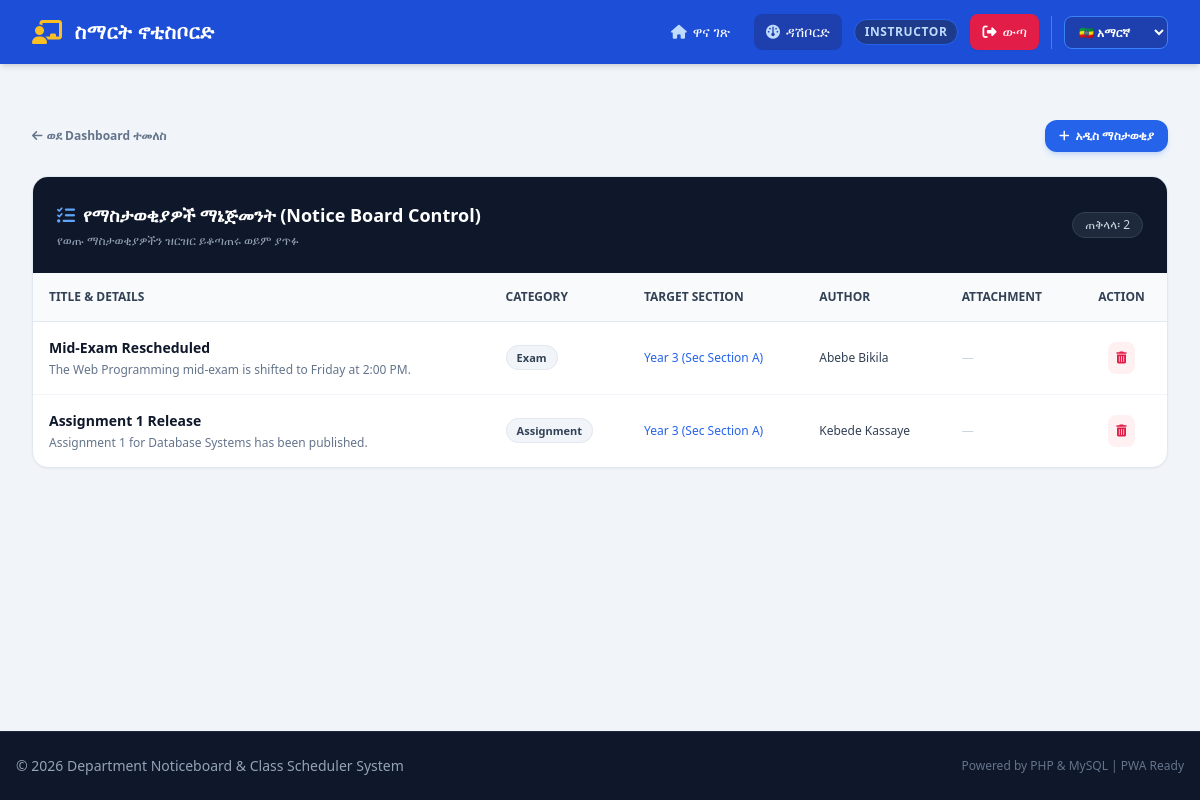
Screenshot of /manage_notices.php (signed in) with the database file from the repository.
### tables this page shows
CREATE TABLE notices (
    id INT AUTO_INCREMENT PRIMARY KEY,
    title VARCHAR(200) NOT NULL,
    content TEXT NOT NULL,
    category ENUM('Exam', 'Assignment', 'Make-up Class', 'General') NOT NULL DEFAULT 'General',
    target_section_id INT NULL,  
    author_id INT NOT NULL,
    attachment_path VARCHAR(255) NULL,
    created_at TIMESTAMP DEFAULT CURRENT_TIMESTAMP,
    FOREIGN KEY (target_section_id) REFERENCES sections(id) ON DELETE CASCADE,
    FOREIGN KEY (author_id) REFERENCES users(id) ON DELETE CASCADE
);

CREATE TABLE sections (
    id INT AUTO_INCREMENT PRIMARY KEY,
    year INT NOT NULL,
    section_name VARCHAR(10) NOT NULL,
    department_id INT NOT NULL,
    FOREIGN KEY (department_id) REFERENCES departments(id) ON DELETE CASCADE
);

CREATE TABLE users (
    id INT AUTO_INCREMENT PRIMARY KEY,
    full_name VARCHAR(100) NOT NULL,
    email VARCHAR(100) NOT NULL UNIQUE,
    password_hash VARCHAR(255) NOT NULL,
    role ENUM('admin', 'instructor') NOT NULL DEFAULT 'instructor',
    department_id INT NULL,
    created_at TIMESTAMP DEFAULT CURRENT_TIMESTAMP,
    FOREIGN KEY (department_id) REFERENCES departments(id) ON DELETE SET NULL
);

### manage_notices.php (the view, shortened to what this page needs)
<?php
require_once 'config/db.php';
$notices = [];
if ($pdo) {
    try {
        $stmt = $pdo->query("SELECT n.*, u.full_name as author_name, s.year, s.section_name
                             FROM notices n
                             JOIN users u ON n.author_id = u.id
                             LEFT JOIN sections s ON n.target_section_id = s.id
                             ORDER BY n.created_at DESC");
        $notices = $stmt->fetchAll();
    } catch (PDOException $e) {
    }
}
include_once 'includes/header.php';
?>
<div class="max-w-6xl mx-auto my-8">
    <div class="flex items-center justify-between mb-6">
        <a href="dashboard.php" class="text-xs font-semibold text-slate-500 hover:text-slate-800 transition flex items-center gap-1">
            <i class="fa-solid fa-arrow-left"></i> ወደ Dashboard ተመለስ
        </a>
        <a href="post_notice.php" class="bg-blue-600 hover:bg-blue-700 text-white font-bold text-xs px-3.5 py-2 rounded-xl transition shadow-md shadow-blue-500/20 flex items-center gap-1.5">
            <i class="fa-solid fa-plus"></i> አዲስ ማስታወቂያ
        </a>
    </div>
    <div class="bg-white rounded-2xl shadow-sm border border-slate-200 overflow-hidden">
        <div class="bg-slate-900 text-white p-6 flex items-center justify-between">
            <div>
                <h2 class="text-lg font-bold flex items-center gap-2">
                    <i class="fa-solid fa-list-check text-blue-400"></i> የማስታወቂያዎች ማኔጅመንት (Notice Board Control)
                </h2>
                <p class="text-slate-400 text-xs mt-1">የወጡ ማስታወቂያዎችን ዝርዝር ይቆጣጠሩ ወይም ያጥፉ</p>
            </div>
            <span class="bg-slate-800 text-slate-300 text-xs px-3 py-1 rounded-full border border-slate-700">
                ጠቅላላ፡ <?= count($notices); ?>
            </span>
        </div>
        <?php if (empty($notices)): ?>
            <div class="p-12 text-center text-slate-500">
                <i class="fa-regular fa-folder-open text-4xl mb-3 text-slate-300"></i>
                <p class="text-sm font-medium">ምንም ማስታወቂያ አልተገኘም።</p>
            </div>
        <?php else: ?>
            <div class="overflow-x-auto">
                <table class="w-full text-left text-xs text-slate-600">
                    <thead class="bg-slate-50 text-slate-700 uppercase font-semibold border-b border-slate-200">
                        <tr>
                            <th class="p-4">Title & Details</th>
                            <th class="p-4">Category</th>
                            <th class="p-4">Target Section</th>
                            <th class="p-4">Author</th>
                            <th class="p-4">Attachment</th>
                            <th class="p-4 text-center">Action</th>
                        </tr>
                    </thead>
                    <tbody class="divide-y divide-slate-100">
                        <?php foreach ($notices as $n): ?>
                            <tr class="hover:bg-slate-50/80 transition">
                                <td class="p-4">
                                    <div class="font-bold text-slate-900 text-sm mb-1"><?= htmlspecialchars($n['title']); ?></div>
                                    <p class="text-slate-500 text-xs line-clamp-1 max-w-md"><?= htmlspecialchars($n['content']); ?></p>
                                </td>
                                <td class="p-4">
                                    <span class="px-2.5 py-1 rounded-full text-[11px] font-semibold bg-slate-100 text-slate-700 border border-slate-200">
                                        <?= htmlspecialchars($n['category']); ?>
                                    </span>
                                </td>
                                <td class="p-4">
                                    <?php if ($n['target_section_id']): ?>
                                        <span class="text-blue-600 font-medium">Year <?= $n['year']; ?> (Sec <?= htmlspecialchars($n['section_name']); ?>)</span>
                                    <?php else: ?>
                                        <span class="text-slate-400 font-medium">ለሁሉም ክፍሎች</span>
                                    <?php endif; ?>
                                </td>
                                <td class="p-4 font-medium text-slate-700"><?= htmlspecialchars($n['author_name']); ?></td>
                                <td class="p-4">
                                    <?php if (!empty($n['attachment_path'])): ?>
                                        <a href="<?= htmlspecialchars($n['attachment_path']); ?>" target="_blank" class="inline-flex items-center gap-1 text-blue-600 hover:underline font-semibold">
                                            <i class="fa-solid fa-paperclip"></i> ፋይል ተመልከት
                                        </a>
                                    <?php else: ?>
                                        <span class="text-slate-300">—</span>
                                    <?php endif; ?>
                                </td>
                                <td class="p-4 text-center">
                                    <a href="manage_notices.php?action=delete&id=<?= $n['id']; ?>"
                                       onclick="return confirm('እርግጠኛ ነዎት ይህ ማስታወቂያ እንዲጠፋ ይፈልጋሉ?');"
                                       class="p-2 bg-rose-50 hover:bg-rose-100 text-rose-600 rounded-lg transition inline-block">
                                        <i class="fa-solid fa-trash-can"></i>
                                    </a>
                                </td>
                            </tr>
                        <?php endforeach; ?>
                    </tbody>
                </table>
            </div>
        <?php endif; ?>
    </div>
</div>
<?php include_once 'includes/footer.php'; ?>

### rows the page displays
notices: title "Mid-Exam Rescheduled", content "The Web Programming mid-exam is shifted to Friday at 2:00 PM.", category "Exam", target_section.year "3", target_section.section_name "Section A", author.full_name "Abebe Bikila"
notices: title "Assignment 1 Release", content "Assignment 1 for Database Systems has been published.", category "Assignment", target_section.year "3", target_section.section_name "Section A", author.full_name "Kebede Kassaye"

### other values shown
$t['brand'] "ስማርት ኖቲስቦርድ"
$t['feed'] "ዋና ገጽ"
$t['dashboard'] "ዳሽቦርድ"
$_SESSION['role'] "INSTRUCTOR"
$t['logout'] "ውጣ"
count($notices) "2"
